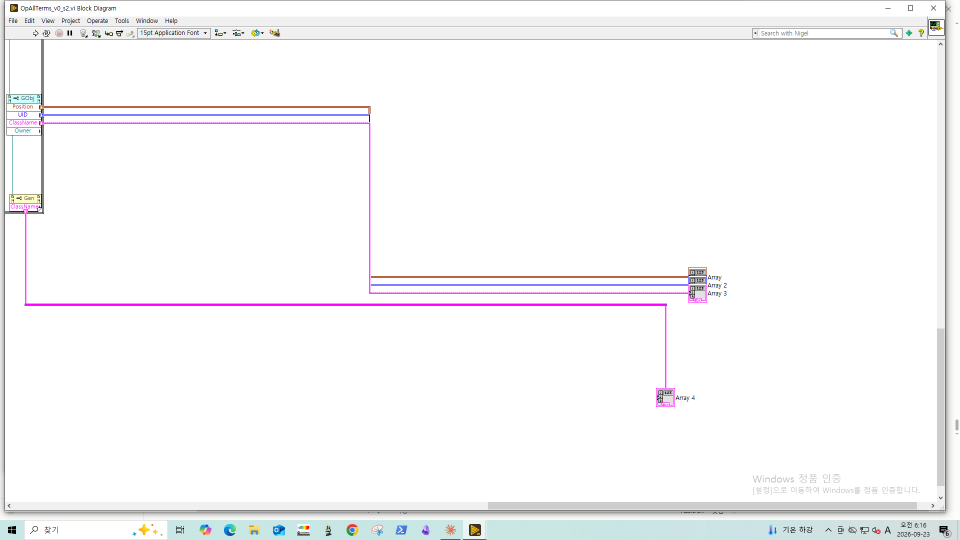
#> input picture tools/bench/allterms_shots/061614_bd_opened.png, 1920 x 1080 px (shown at 1/2 size)
$ python d0_locate.py allterms_shots/061614_bd_opened.png
#> lines starting #> are read from the running program, lines starting #| are printed output that depends on the picture
r"""d0_locate - find click targets ON A SCREENSHOT TAKEN IN THIS RUN, never from stored offsets.

WHY THIS EXISTS (the rule it implements)
  `archive/peer/2026-09-18-d0v4-picking-loop-frozen.md` is ACCEPTED: the v4 driver clicked
  (1114,915) for `Done Picking \nBeads?` because that point was hand-recorded on a DIFFERENT VI
  (the V6 copy, md5 2a78e17c..., `drive_original_copy_v2.py:138`), and on the 4.5 copy the button
  is ~65 px right and ~52 px up from there.  v4's gate 7 compared WINDOW RECTS, which say nothing
  about where a control sits inside a panel, so the gate passed while the thing it guards was
  wrong.  Control positions are NOT readable over our COM path - no traverse class returns a panel
  uid (`tools/bench/diag_d0_inventory.log:56`, gate B1 FAIL; every panel row in
  `tools/bench/d0_inventory.json` carries `class None pos None`) - so THE SCREENSHOT IS THE
  MEASUREMENT.  User rule, 2026-09-18 17:5x: "GUI 컨트롤 중에는 반드시 캡처 이미지 비교하는게
  필요할듯" (`docs/cycle27-plan.md` Pre-decided 9).

PRIOR ART CHECKED BEFORE WRITING IT
  - `tools/uitars_grounder.py` - a VLM (UI-TARS) grounder.  It needs Ollama running, answers in
    natural language, and its own calibration notes record that it needs a two-stage zoom pass to
    hit LabVIEW terminals.  Not deterministic, not usable inside an unattended bgrun gate.
  - `tools/lv_gui.ps1 -Action crop` - crops a PNG for a human to look at; it finds nothing.
  - `tools/lvclick.py`, `tools/bench/drive_original_copy_v{2,3,4}.py` - all carry HARD-CODED
    screen points.  That is the defect this module removes.
  - `docs/toolkit-capabilities.md` lists no image-analysis op.
  So nothing here duplicates an existing tool.

WHAT IT MEASURES
  locate_red_yes_button(png, rect) - a LabVIEW classic push button whose caption is RED text.
      Both buttons D0 must press are of this kind: `Done Picking \nBeads?` ("Yes", caption 25x12
      px, button 46x29) on the main panel, and `Selected?` ("Yes", caption 39x19, button 118x67)
      on each `choose bandpass` panel.  Test: red glyph run of a plausible size -> a dark neutral
      border (<=110) found on all four sides -> a light neutral face (150..245) over >=80 % of the
      non-caption pixels.
  template_score(png, box, ref) - mean |pixel difference| against a stored patch of the SAME
      button captured earlier from THIS VI's own panel.  IDENTITY check only: it decides WHICH of
      several red-captioned buttons is the one we want; it never supplies a coordinate.
  locate_image_display(png, rect) - the IMAQ display the bead picks land in: the large block of
      NEUTRAL MID-GREY (30..110).  The XY graph above it is black with a green grid (fails the
      neutral test) and the secondary display is pure black (fails the >=30 test).

MEASURED ON `tools/bench/p3_done_check.png` (a full-screen capture of Track_D0_copy_20260918.vi's
own running panel, 2026-09-18 17:28), search rect (0,51,1920,1080):
    Done `Yes` button   box (1155,848)-(1200,876)  centre (1177,862)  caption 25x12  score 0.00
    next-best candidate                            centre (1175,511)                 score 19.16
    image display       box (297,451)-(937,963) = 640x512 = the 1280x1024 camera at half scale
    the v4 point actually clicked, for contrast:   (1114,915) - 63 px left, 53 px below centre
"""
import os

import numpy as np
from PIL import Image

HERE = os.path.dirname(os.path.abspath(__file__))
REF_DONE = os.path.join(HERE, "ref_done_yes_button.png")   # 46x29, cut from p3_done_check.png


def load(png):
    return np.asarray(Image.open(png).convert("RGB")).astype(np.int16)


def _clip(rect, w, h):
    l, t, r, b = rect
    return max(0, int(l)), max(0, int(t)), min(w, int(r)), min(h, int(b))


# ------------------------------------------------------------------ red captions
def red_mask(a):
    r, g, b = a[:, :, 0], a[:, :, 1], a[:, :, 2]
    return (r >= 120) & ((r - g) >= 60) & ((r - b) >= 60)


def clusters(mask, gap=6):
    """Connected components of a boolean mask, over the True coordinates only (a few thousand)."""
    ys, xs = np.nonzero(mask)
    boxes = []
    for (x, y) in zip(xs.tolist(), ys.tolist()):
        hit = None
        for c in boxes:
            if (c[0] - gap <= x <= c[2] + gap) and (c[1] - gap <= y <= c[3] + gap):
                hit = c
                break
        if hit is None:
            boxes.append([x, y, x, y, 1])
        else:
            hit[0] = min(hit[0], x); hit[1] = min(hit[1], y)
            hit[2] = max(hit[2], x); hit[3] = max(hit[3], y)
            hit[4] += 1
    changed = True
    while changed:
        changed = False
        for i in range(len(boxes)):
            for j in range(len(boxes) - 1, i, -1):
                a, b = boxes[i], boxes[j]
                if (a[0] - gap <= b[2] and b[0] - gap <= a[2]
                        and a[1] - gap <= b[3] and b[1] - gap <= a[3]):
                    a[0] = min(a[0], b[0]); a[1] = min(a[1], b[1])
                    a[2] = max(a[2], b[2]); a[3] = max(a[3], b[3]); a[4] += b[4]
                    boxes.pop(j)
                    changed = True
    return boxes


def _neutral(px, lo, hi):
    r, g, b = int(px[0]), int(px[1]), int(px[2])
    return lo <= r <= hi and abs(r - g) <= 14 and abs(g - b) <= 14 and abs(r - b) <= 14


def button_around(a, cx, cy, maxd=90):
    """Walk out from (cx,cy) to the first dark neutral pixel on each side. (l,t,r,b) or None."""
    h, w = a.shape[0], a.shape[1]
    got = {}
    for name, (dx, dy) in (("l", (-1, 0)), ("r", (1, 0)), ("t", (0, -1)), ("b", (0, 1))):
        x, y, d, found = cx, cy, 0, None
        while d < maxd:
            x += dx; y += dy; d += 1
            if not (0 <= x < w and 0 <= y < h):
                break
            if _neutral(a[y, x], 0, 110):
                found = (x, y)
                break
        if found is None:
            return None
        got[name] = found
    return (got["l"][0], got["t"][1], got["r"][0], got["b"][1])


# [15 lines left out: function face_is_light, not called in this run]


def locate_red_yes_button(png, rect, wmin=15, wmax=60, hmin=8, hmax=32, maxd=90):
    """(best, candidates) - `best` is the largest red caption that passed every test."""
    a = load(png)
    h, w = a.shape[0], a.shape[1]
    l, t, r, b = _clip(rect, w, h)
    full_red = red_mask(a)
    cands = []
    for (x0, y0, x1, y1, n) in clusters(red_mask(a[t:b, l:r])):
        cw, ch = x1 - x0 + 1, y1 - y0 + 1
        sx0, sy0, sx1, sy1 = x0 + l, y0 + t, x1 + l, y1 + t
        row = {"caption_box": (sx0, sy0, sx1, sy1), "caption_size": (cw, ch), "red_px": n,
               "caption_centre": ((sx0 + sx1) // 2, (sy0 + sy1) // 2)}
        cands.append(row)
        if not (wmin <= cw <= wmax and hmin <= ch <= hmax):
            row["reject"] = "caption %dx%d outside %d..%dx%d..%d" % (cw, ch, wmin, wmax, hmin, hmax)
            continue
        box = button_around(a, row["caption_centre"][0], row["caption_centre"][1], maxd)
        if box is None:
            row["reject"] = "no dark border within %d px on all 4 sides" % maxd
            continue
        row["button_box"] = box
        good, why = face_is_light(a, box, full_red)
        row["face"] = why
        if not good:
            row["reject"] = "face: " + why
            continue
        row["centre"] = ((box[0] + box[2]) // 2, (box[1] + box[3]) // 2)
        row["button_size"] = (box[2] - box[0] + 1, box[3] - box[1] + 1)
    good = [c for c in cands if "centre" in c]
    good.sort(key=lambda c: -c["red_px"])
    return (good[0] if good else None), cands


# [12 lines left out: function template_score, not called in this run]


def pick_by_template(png, rect, ref_png=REF_DONE, max_score=12.0, ratio=0.5,
                     caption_ref=(25, 12), caption_tol=4, **kw):
    """The disambiguator.  Returns (winner_or_None, why, candidates).

    Several red-captioned buttons exist on the main panel (measured: 6 pass the shape tests on
    p3_done_check.png).  The winner is the one whose PIXELS match the stored patch of the button
    we mean; the runner-up must be at least `ratio` worse, so an ambiguous screen fails loudly
    instead of clicking the wrong control.
    """
    _, cands = locate_red_yes_button(png, rect, **kw)
#> in red_mask, `r, g, b = a[:, :, 0], a[:, :, 1], a[:, :, 2]`:
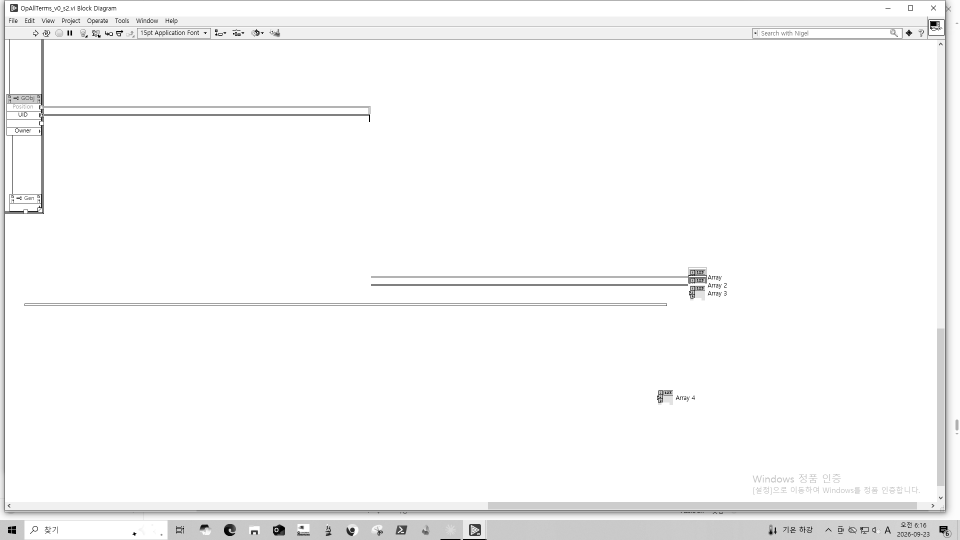
#> r: shape (1080, 1920) int16 (shown at 1/2 size); min 0, max 255, mean 248.2
#> in red_mask, `r, g, b = a[:, :, 0], a[:, :, 1], a[:, :, 2]`:
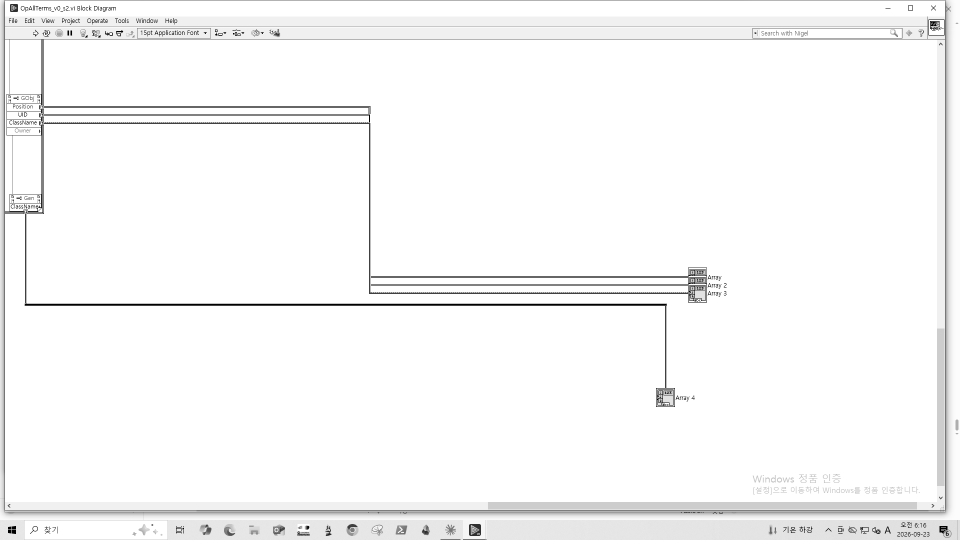
#> g: shape (1080, 1920) int16 (shown at 1/2 size); min 0, max 255, mean 247.7
#> in red_mask, `return (r >= 120) & ((r - g) >= 60) & ((r - b) >= 60)`:
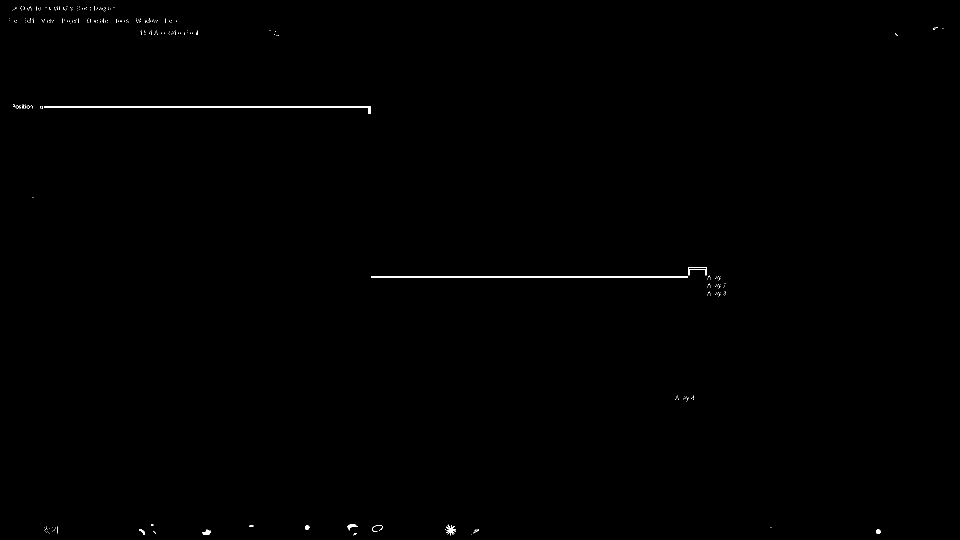
#> returned value: shape (1080, 1920) bool (shown at 1/2 size); 0.27% white in thin lines or dots
#> in red_mask (call 2), `r, g, b = a[:, :, 0], a[:, :, 1], a[:, :, 2]`:
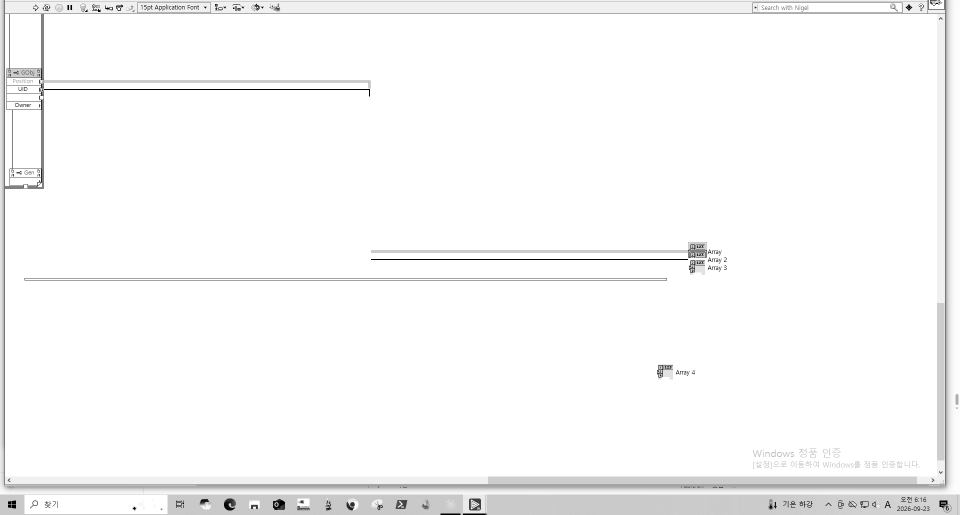
#> r: shape (1029, 1920) int16 (shown at 1/2 size); min 0, max 255, mean 248.5
#> in red_mask (call 2), `r, g, b = a[:, :, 0], a[:, :, 1], a[:, :, 2]`:
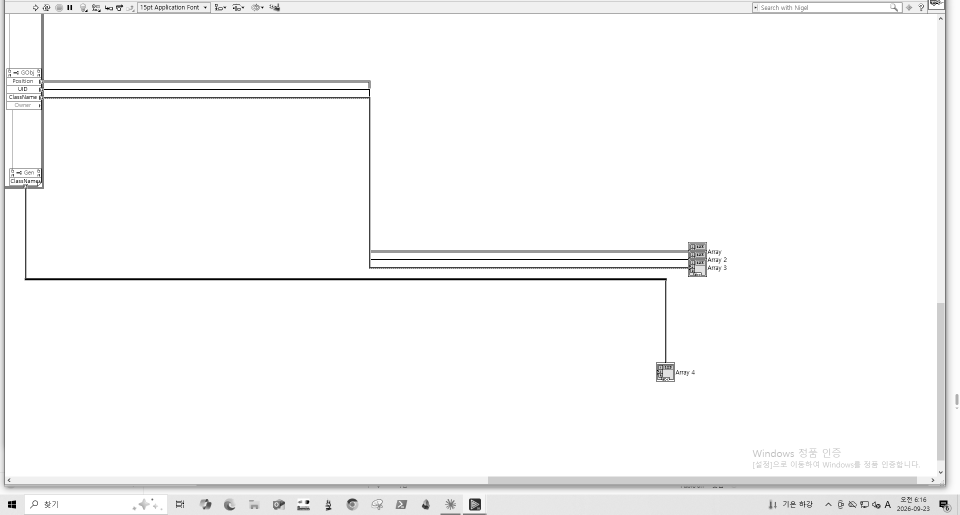
#> g: shape (1029, 1920) int16 (shown at 1/2 size); min 0, max 255, mean 248
#> in clusters, `changed = True`: changed = True
#> the loop in locate_red_yes_button, `for (x0, y0, x1, y1, n) in clusters(red_mask(a[t:b, l:r])):` made 36 passes
#> (x0, y0, x1, y1, n) on passes 16 to 27: (81, 161, 740, 176, 2009), (64, 343, 66, 344, 2), (742, 484, 1421, 507, 2037), (1431, 501, 1451, 542, 62), (1415, 515, 1421, 523, 11), (1415, 531, 1421, 539, 11), (1351, 740, 1357, 748, 11), (1367, 740, 1387, 751, 27), (303, 997, 306, 1000, 14), (695, 997, 714, 1019, 131), (890, 998, 911, 1019, 161), (744, 999, 764, 1011, 53)
#> (x0, y0, x1, y1, n, cw, ch, sx0) on passes 1, 2, 3, 4, 5, 7: (1866, 3, 1875, 8, 14, 10, 6, 1866), (1885, 5, 1886, 5, 2, 2, 1, 1885), (281, 10, 291, 18, 16, 11, 9, 281), (299, 10, 302, 18, 12, 4, 9, 299), (309, 10, 315, 18, 11, 7, 9, 309), (375, 10, 385, 16, 8, 11, 7, 375)
    scored = []
    for c in cands:
        if "centre" not in c:
            continue
        cw, ch = c["caption_size"]
        if abs(cw - caption_ref[0]) > caption_tol or abs(ch - caption_ref[1]) > caption_tol:
            c["reject"] = "caption %dx%d not within +-%d of the reference %s" % (cw, ch,
                                                                                 caption_tol,
                                                                                 caption_ref)
            continue
        s, why = template_score(png, c["button_box"], ref_png)
        c["template_score"], c["template_why"] = s, why
        if s is not None:
            scored.append((s, c))
    if not scored:
        return None, ("no candidate survived shape+caption filtering (%d red clusters examined)"
                      % len(cands)), cands
    scored.sort(key=lambda t: t[0])
    best_s, best = scored[0]
    second = scored[1][0] if len(scored) > 1 else None
    if best_s > max_score:
        return None, ("best template score %.2f > %.2f at %s - the button on screen is not the "
                      "one the reference patch was cut from"
                      % (best_s, max_score, best["centre"])), cands
    if second is not None and best_s > ratio * second:
        return None, ("AMBIGUOUS: best %.2f at %s vs second %.2f - not separated by the %.0f%% "
                      "margin" % (best_s, best["centre"], second, ratio * 100)), cands
    return best, ("template score %.2f (next %s); %s" % (best_s, second, best.get("template_why"))), cands


# ------------------------------------------------------------------ the image display
def locate_image_display(png, rect, minw=200, minh=150):
    a = load(png)
    h, w = a.shape[0], a.shape[1]
    l, t, r, b = _clip(rect, w, h)
    sub = a[t:b, l:r]
    R, G, B = sub[:, :, 0], sub[:, :, 1], sub[:, :, 2]
    v = (R + G + B) / 3.0
    m = ((np.abs(R - G) <= 14) & (np.abs(G - B) <= 14) & (np.abs(R - B) <= 14)
         & (v >= 30) & (v <= 110))

    def band(cnt, thr):
        best, i = None, 0
        while i < len(cnt):
            if cnt[i] >= thr:
                j = i
                while j + 1 < len(cnt) and cnt[j + 1] >= thr:
                    j += 1
                if best is None or (j - i) > (best[1] - best[0]):
                    best = (i, j)
                i = j + 1
            else:
                i += 1
        return best

    tc, tr = int(0.25 * m.shape[0]), int(0.25 * m.shape[1])
    cb, rb = band(m.sum(axis=0), tc), band(m.sum(axis=1), tr)
    if cb is None or rb is None:
        return None, "no mid-grey band (cols=%s rows=%s, thresholds %d/%d)" % (cb, rb, tc, tr)
    box = (l + cb[0], t + rb[0], l + cb[1], t + rb[1])
    if (box[2] - box[0]) < minw or (box[3] - box[1]) < minh:
        return None, "band %s smaller than %dx%d" % (box, minw, minh)
    return box, "mid-grey band %s = %dx%d px" % (box, box[2] - box[0] + 1, box[3] - box[1] + 1)


# [20 lines left out: functions count_red_markers, save_crop, not called in this run]


if __name__ == "__main__":
    import sys
    png = sys.argv[1]
    rect = tuple(int(x) for x in sys.argv[2:6]) if len(sys.argv) > 5 else (0, 51, 1920, 1080)
    w, why, cands = pick_by_template(png, rect)
    print("DONE BUTTON:", w and w["centre"], "|", why)
#| DONE BUTTON: None | no candidate survived shape+caption filtering (36 red clusters examined)
    print("candidates passing shape:", sum(1 for c in cands if "centre" in c))
#| candidates passing shape: 0
    print("IMAGE DISPLAY:", locate_image_display(png, rect))
#> in locate_image_display, `sub = a[t:b, l:r]`:
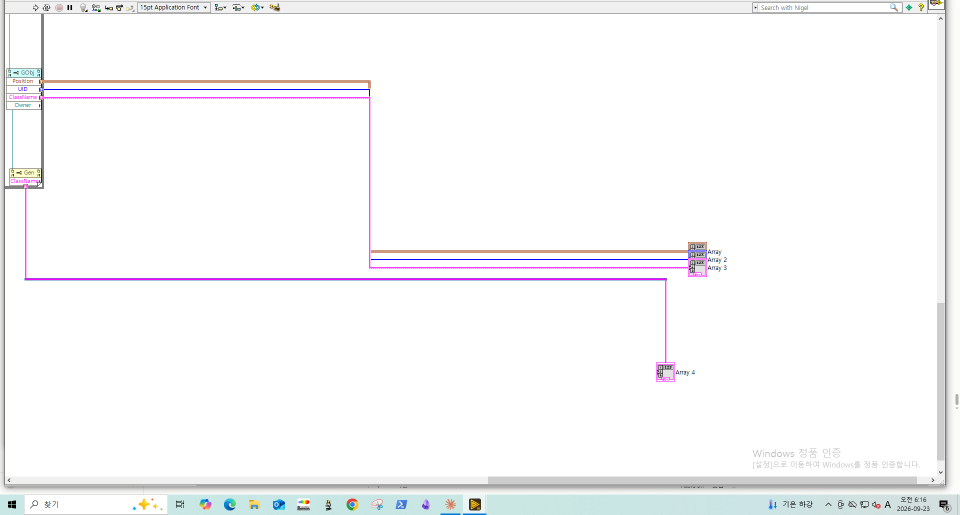
#> sub: shape (1029, 1920, 3) int16 (shown at 1/2 size); mean R, G, B 248.5, 248, 249.3
#> in locate_image_display, `m = ((np.abs(R - G) <= 14) & (np.abs(G - B) <= 14) & (np.abs(R - B) <=..`:
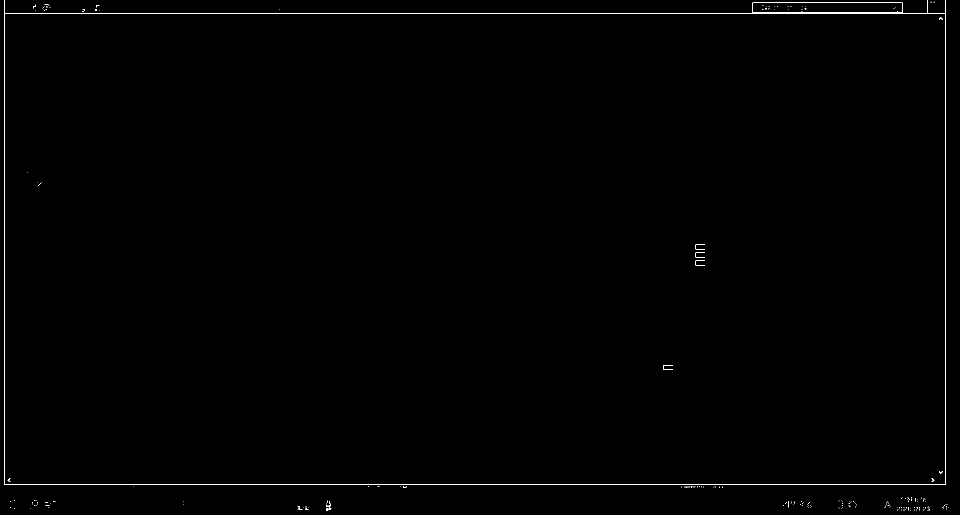
#> m: shape (1029, 1920) bool (shown at 1/2 size); 0.37% white in thin lines or dots
# ---
# labview: none
# hardware: none
# ---
